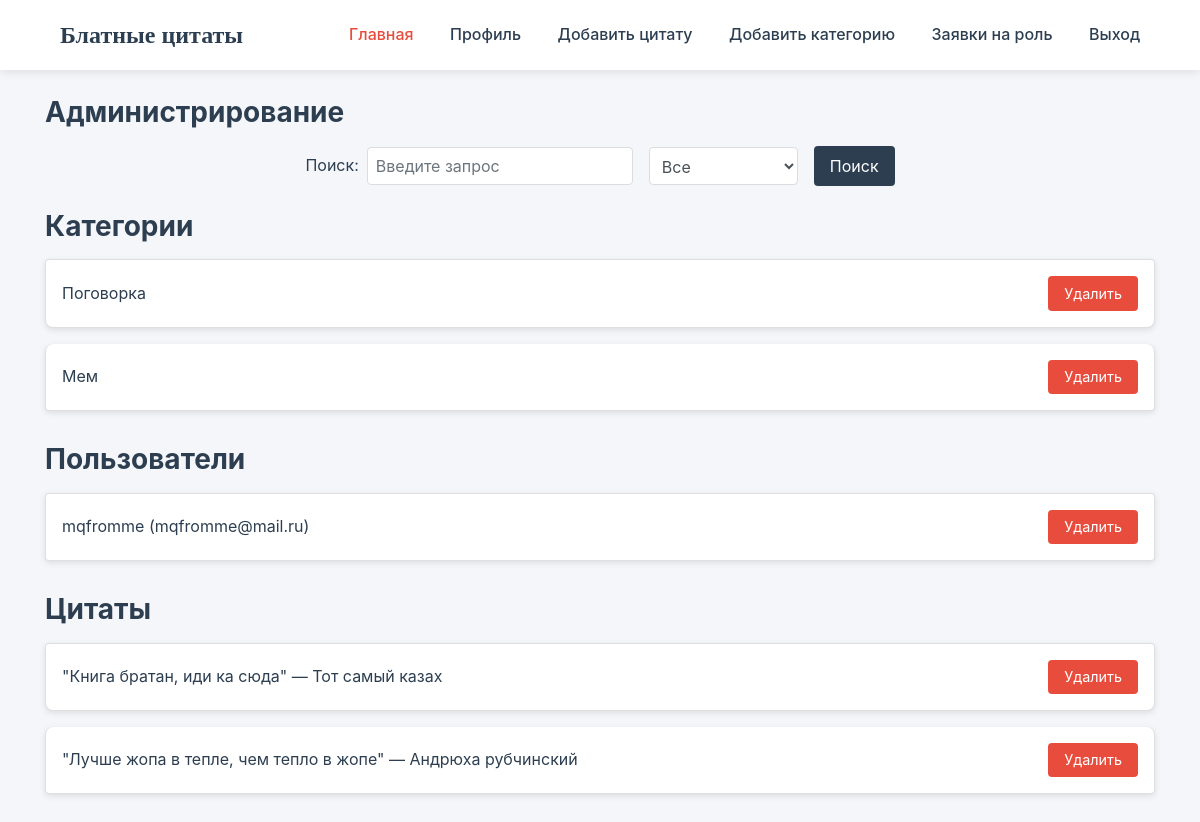
Page /admin (signed in) on the earlier database version.
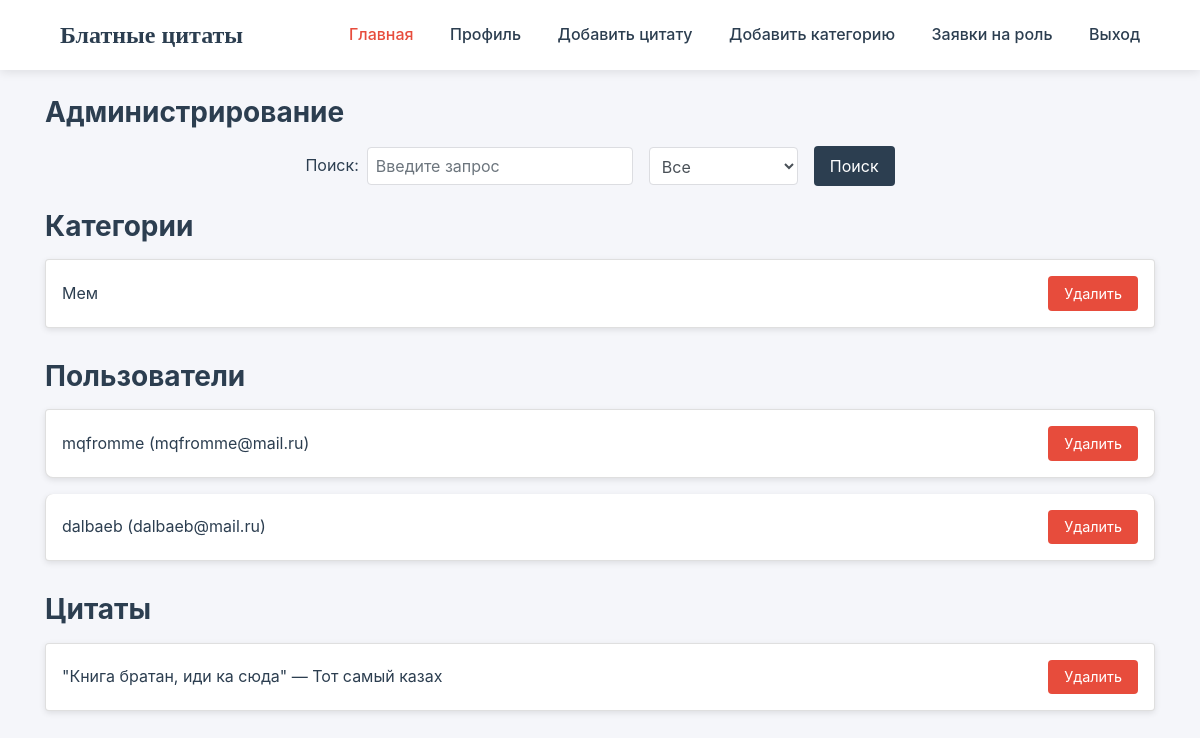
Same page on the later database version.
### app.py (models this page shows)
class Category(db.Model):
    __tablename__ = 'categories'
    id = db.Column(db.Integer, primary_key=True)
    name = db.Column(db.String(100), nullable=False)
    quotes_list = db.relationship('Quote', back_populates='category')

class User(UserMixin, db.Model):
    id = db.Column(db.Integer, primary_key=True)
    username = db.Column(db.String(100), nullable=False, unique=True)
    email = db.Column(db.String(150), nullable=False, unique=True)
    password = db.Column(db.String(200), nullable=False)
    role = db.Column(db.String(20), default='user')
    date_registered = db.Column(db.DateTime, default=datetime.utcnow)
    liked_quotes = db.relationship('UserLikes', back_populates='user_like', lazy='dynamic')

class Quote(db.Model):
    id = db.Column(db.Integer, primary_key=True)
    text = db.Column(db.Text, nullable=False)
    author = db.Column(db.String(100), nullable=False)
    likes = db.Column(db.Integer, default=0)
    views = db.Column(db.Integer, default=0)
    user_id = db.Column(db.Integer, db.ForeignKey('user.id'))
    category_id = db.Column(db.Integer, db.ForeignKey('categories.id'), nullable=False)
    category = db.relationship('Category', back_populates='quotes_list')
    user_likes = db.relationship('UserLikes', back_populates='quote')

### app.py (the view, shortened to what this page needs)
@app.route('/admin', methods=['GET', 'POST'])
@admin_required
def admin():
    categories = Category.query.all()
    users = User.query.all()
    quotes = Quote.query.all()
    query = request.args.get('query', '')
    search_type = request.args.get('search_type', 'all')
    return render_template(
        'admin.html',
        categories=categories,
        users=users,
        quotes=quotes,
        query=query,
        search_type=search_type
    )

### app.py (called while the page is built)
@login_manager.user_loader
def load_user(user_id):
    return User.query.get(int(user_id))

def admin_required(f):
    @wraps(f)
    def decorated_function(*args, **kwargs):
        if not current_user.is_authenticated or current_user.role != 'admin':
            flash('Доступ запрещён. Требуется роль администратора.', 'danger')
            return redirect(url_for('login'))
        return f(*args, **kwargs)
    return decorated_function

### templates/admin.html (shortened to what this page needs)
<!DOCTYPE html>
<html lang="ru">
<head>
    <link rel="stylesheet" href="https://stackpath.bootstrapcdn.com/bootstrap/4.5.2/css/bootstrap.min.css">
    <link rel="stylesheet" href="{{ url_for('static', filename='admin.css') }}">
</head>
<body>
    <header>
        <nav class="navbar">
            <div class="logo">Блатные цитаты</div>
            <div class="nav-links">
                <a href="{{ url_for('home') }}" class="active">Главная</a>
                <a href="{{ url_for('profile') }}">Профиль</a>
                {% if session.get('user_role') == 'admin' %}
                <a href="{{ url_for('add_quote') }}">Добавить цитату</a>
                <a href="{{ url_for('add_category') }}">Добавить категорию</a>
                <a href="{{ url_for('role_requests') }}">Заявки на роль</a>
                {% endif %}
                <a href="{{ url_for('logout') }}">Выход</a>
            </div>
        </nav>
    </header>
    <div class="container mt-5 pt-5">
        <h1>Администрирование</h1>
        <form method="GET" class="form-inline mb-4 justify-content-center">
            <div class="form-group mr-3">
                <label for="search_query" class="mr-2">Поиск:</label>
                <input type="text" id="search_query" name="query" class="form-control" value="{{ query }}" placeholder="Введите запрос">
            </div>
            <div class="form-group mr-3">
                <select name="search_type" class="form-control">
                    <option value="all" {% if search_type == 'all' %}selected{% endif %}>Все</option>
                </select>
            </div>
            <button type="submit" class="btn btn-primary">Поиск</button>
        </form>
        <h2>Категории</h2>
        <div class="list-group mb-3">
            {% for category in categories %}
            <div class="list-group-item d-flex justify-content-between align-items-center">
                <span>{{ category.name }}</span>
                <form action="{{ url_for('delete_category', category_id=category.id) }}" method="POST" onsubmit="return confirm('Вы уверены, что хотите удалить эту категорию?')">
                    <button type="submit" class="btn btn-danger btn-sm">Удалить</button>
                </form>
            </div>
            {% endfor %}
        </div>
        <h2>Пользователи</h2>
        <div class="list-group mb-3">
            {% for user in users %}
            <div class="list-group-item d-flex justify-content-between align-items-center">
                <span>{{ user.username }} ({{ user.email }})</span>
                <form action="{{ url_for('delete_user', user_id=user.id) }}" method="POST" onsubmit="return confirm('Вы уверены, что хотите удалить этого пользователя?')">
                    <button type="submit" class="btn btn-danger btn-sm">Удалить</button>
                </form>
            </div>
            {% endfor %}
        </div>
        <h2>Цитаты</h2>
        <div class="list-group mb-3">
            {% for quote in quotes %}
            <div class="list-group-item d-flex justify-content-between align-items-center">
                <span>"{{ quote.text }}" — {{ quote.author }}</span>
                <form action="{{ url_for('delete_quote', quote_id=quote.id) }}" method="POST" onsubmit="return confirm('Вы уверены, что хотите удалить эту цитату?')">
                    <button type="submit" class="btn btn-danger btn-sm">Удалить</button>
                </form>
            </div>
            {% endfor %}
        </div>
    </div>
</body>
</html>

### static/admin.css (style rules this page uses)
:root { --primary-color: #2c3e50; --accent-color: #e74c3c; --text-color: #2c3e50; --background-color: #f5f6fa; --card-background: #ffffff; --border-color: #dcdde1; }
* { margin: 0; padding: 0; box-sizing: border-box; }
body { font-family: 'Inter', sans-serif; background-color: var(--background-color); color: var(--text-color); line-height: 1.6; }
.navbar { background-color: var(--card-background); padding: 1rem 5%; display: flex; justify-content: space-between; align-items: center; box-shadow: 0 2px 10px rgba(0, 0, 0, 0.1); position: fixed; width: 100%; top: 0; z-index: 1000; }
.logo { font-family: 'Playfair Display', serif; font-size: 1.5rem; font-weight: 700; color: var(--primary-color); }
.nav-links a { color: var(--text-color); text-decoration: none; margin-left: 2rem; font-weight: 500; transition: color 0.3s ease; }
.nav-links a:hover, .nav-links a.active { color: var(--accent-color); }
.container { margin-top: 80px; }
h1, h2 { color: var(--primary-color); font-size: 1.75rem; margin-bottom: 1rem; font-weight: 700; }
.form-inline { justify-content: center; margin-bottom: 2rem; }
.form-group { margin-right: 1rem; }
.form-control { padding: 0.5rem; font-size: 1rem; border: 1px solid var(--border-color); border-radius: 4px; }
.btn-primary { background-color: var(--primary-color); border: none; color: white; padding: 0.5rem 1rem; font-size: 1rem; border-radius: 4px; transition: background-color 0.3s ease; }
.list-group { padding: 0; margin: 0; }
.list-group-item { padding: 1rem; border-radius: 8px; background-color: var(--card-background); margin-bottom: 1rem; box-shadow: 0 2px 6px rgba(0, 0, 0, 0.1); transition: transform 0.3s ease; }
.list-group-item span { font-size: 1rem; color: var(--primary-color); }
.list-group-item form { display: inline-block; }
.btn-sm { padding: 5px 10px; font-size: 0.9rem; }
.btn-danger { background-color: var(--accent-color); border: none; color: white; padding: 0.4rem 1rem; font-size: 0.9rem; border-radius: 4px; transition: background-color 0.3s ease; }

Differences in the rows shown:
removed Category: name "Поговорка"
removed Quote: text "Лучше жопа в тепле, чем тепло в жопе", author "Андрюха рубчинский"
added User: username "dalbaeb", email "dalbaeb@mail.ru"
